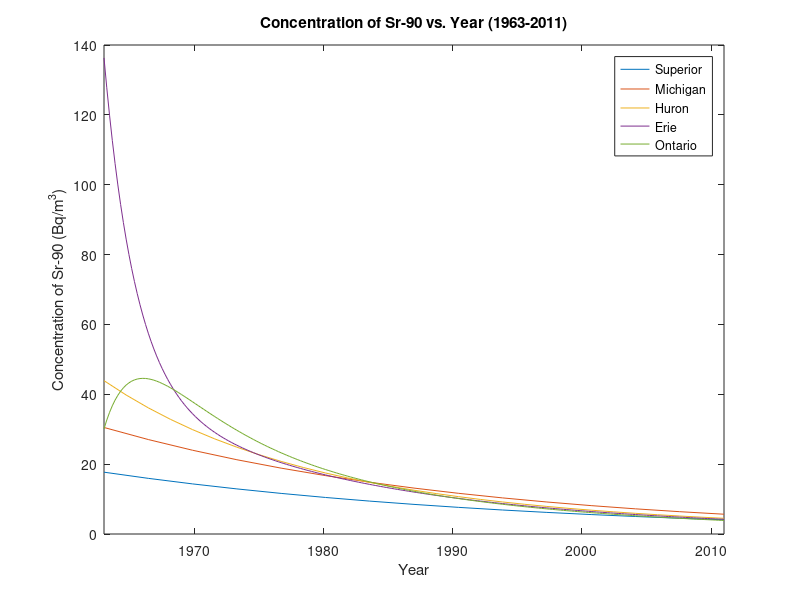

Write the MATLAB code that produced this figure.
% BME313L_Lab7_P3_ShaoPoHuang
% This program will calculate the eigenvalues and eigenvectors for a given
% system of equations relating Sr-90 concentration to time in five
% different lakes and generate a combined plot

clear; clc; close all; % clears variables and console, close all figures

k = 0.69315/28.8; % calculate first-order decay rate k

% set up A matrix
A = [(-0.0066-k) 0 0 0 0; 0 (-0.011-k) 0 0 0; 0.02002 0.01487 (-0.052-k) 0 0; 0 0 0.35597 (-0.396-k) 0; 0 0 0 0.13364 (-0.163-k)];

% set initial conditions
init = [17.7 30.5 43.9 136.3 30.1]';

% use eig function to find eigenvalues and eigenvectors
[evect,eval] = eig(A);

% find constants
c = evect\init;

% create function handles for y1, y2, y3, y4, y5
f1 = @(t) c(1)*evect(1,1)*exp(eval(1,1)*(t-1963))+c(2)*evect(1,2)*exp(eval(2,2)*(t-1963))+c(3)*evect(1,3)*exp(eval(3,3)*(t-1963))+c(4)*evect(1,4)*exp(eval(4,4)*(t-1963))+c(5)*evect(1,5)*exp(eval(5,5)*(t-1963));
f2 = @(t) c(1)*evect(2,1)*exp(eval(1,1)*(t-1963))+c(2)*evect(2,2)*exp(eval(2,2)*(t-1963))+c(3)*evect(2,3)*exp(eval(3,3)*(t-1963))+c(4)*evect(2,4)*exp(eval(4,4)*(t-1963))+c(5)*evect(2,5)*exp(eval(5,5)*(t-1963));
f3 = @(t) c(1)*evect(3,1)*exp(eval(1,1)*(t-1963))+c(2)*evect(3,2)*exp(eval(2,2)*(t-1963))+c(3)*evect(3,3)*exp(eval(3,3)*(t-1963))+c(4)*evect(3,4)*exp(eval(4,4)*(t-1963))+c(5)*evect(3,5)*exp(eval(5,5)*(t-1963));
f4 = @(t) c(1)*evect(4,1)*exp(eval(1,1)*(t-1963))+c(2)*evect(4,2)*exp(eval(2,2)*(t-1963))+c(3)*evect(4,3)*exp(eval(3,3)*(t-1963))+c(4)*evect(4,4)*exp(eval(4,4)*(t-1963))+c(5)*evect(4,5)*exp(eval(5,5)*(t-1963));
f5 = @(t) c(1)*evect(5,1)*exp(eval(1,1)*(t-1963))+c(2)*evect(5,2)*exp(eval(2,2)*(t-1963))+c(3)*evect(5,3)*exp(eval(3,3)*(t-1963))+c(4)*evect(5,4)*exp(eval(4,4)*(t-1963))+c(5)*evect(5,5)*exp(eval(5,5)*(t-1963));

% generate combined plot of y1, y2, y3, y4, and y5
fplot(f1, [1963 2011])
hold on
fplot(f2, [1963 2011])
fplot(f3, [1963 2011])
fplot(f4, [1963 2011])
fplot(f5, [1963 2011])
legend('Superior','Michigan','Huron','Erie','Ontario')
xlabel('Year')
ylabel('Concentration of Sr-90 (Bq/m^3)')
title('Concentration of Sr-90 vs. Year (1963-2011)')
hold off